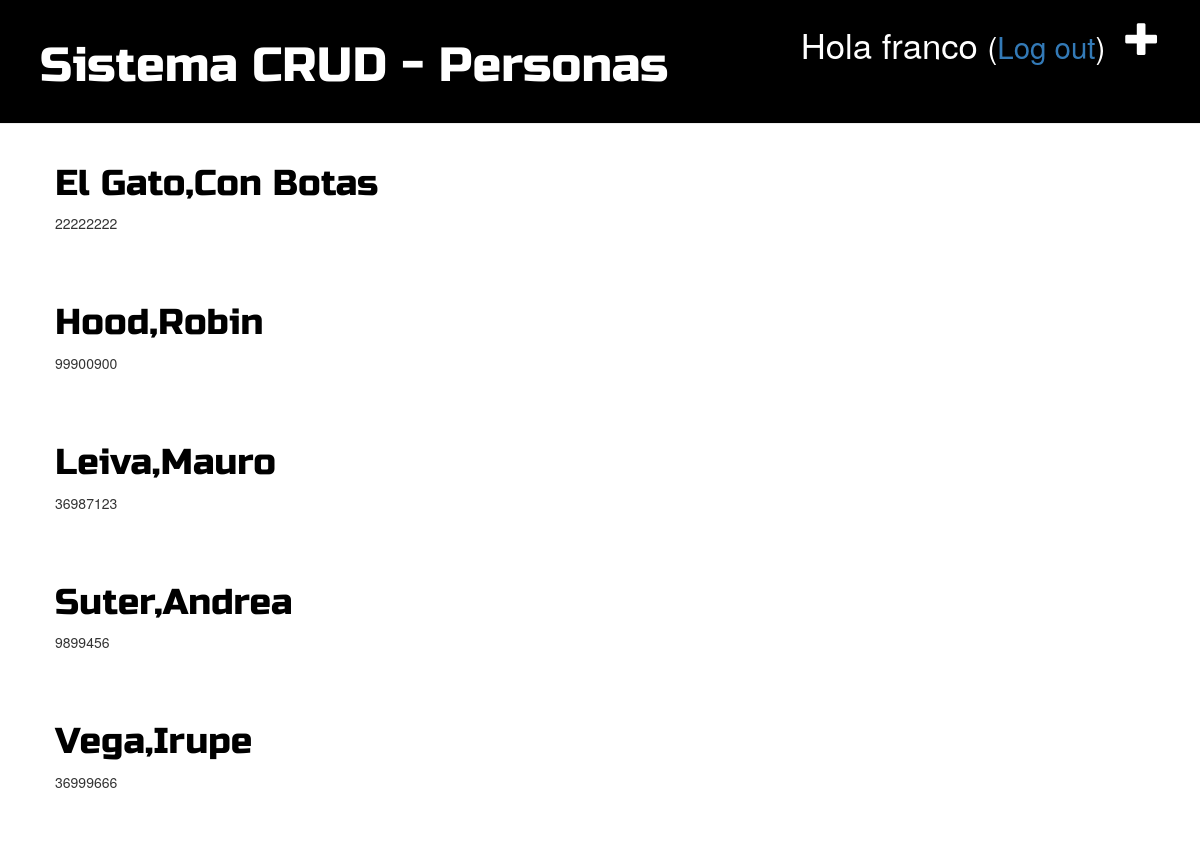
The app's page / (signed in) with its own data.
### blog/models.py (models this page shows, shortened)
class Persona(models.Model):
    author = models.ForeignKey('auth.User', on_delete=models.CASCADE)
    apellido = models.CharField(max_length=100)
    nombre = models.CharField(max_length=100)
    dni = models.CharField(max_length=100)
    domicilio = models.CharField(max_length=200)
    fechaDeNacimiento = models.DateField()
    fechaDeAlta = models.DateTimeField(default=timezone.now)

### blog/views.py (the view)
# urls.py: path('', views.post_list, name='post_list'),
def post_list(request):
    personas = Persona.objects.all().order_by('apellido')
    return render(request, 'blog/post_list.html', {'personas': personas})

### blog/templates/blog/post_list.html
{% extends 'blog/base.html' %}
{% block content %}
     {% for persona in personas %}
        <div class="post">
            <h1><a href="{% url 'post_detail' pk=persona.pk %}">{{ persona.apellido }},{{ persona.nombre}}</a></h1>
            <p>{{ persona.dni}}</p>
        </div>
    {% endfor %}
{% endblock %}

### blog/templates/blog/base.html (shortened to what this page needs)
{% load static %}
<head>
    <link rel="stylesheet" href="//maxcdn.bootstrapcdn.com/bootstrap/3.2.0/css/bootstrap.min.css">
    <link rel="stylesheet" href="//maxcdn.bootstrapcdn.com/bootstrap/3.2.0/css/bootstrap-theme.min.css">
    <link rel="stylesheet" href="{% static 'css/blog.css' %}">
</head>
<body>
    <div class="page-header">
        {% if user.is_authenticated %}
            <a href="{% url 'post_new' %}" class="top-menu"><span class="glyphicon glyphicon-plus"></span></a>
            <p class="top-menu">Hola {{ user.username }} <small>(<a href="{% url 'logout' %}">Log out</a>)</small></p>
        {% else %}
             <a href="{% url 'login' %}" class="top-menu"><span class="glyphicon glyphicon-lock"></span></a>
        {% endif %}
        <h1><a href="/">Sistema CRUD - Personas</a></h1>
    </div>
    <div class="content container">
        <div class="row">
            <div class="col-md-8">
            {% block content %}
            {% endblock %}
            </div>
        </div>
    </div>
</body>

### blog/static/css/blog.css (style rules this page uses)
.page-header { background-color: #000000; margin-top: 0; padding: 20px 20px 20px 40px; }
.page-header h1, .page-header h1 a, .page-header h1 a:visited, .page-header h1 a:active { color: #ffffff; font-size: 36pt; text-decoration: none; }
.content { margin-left: 40px; }
h1, h2, h3, h4 { font-family: 'Russo One', sans-serif; }
.top-menu, .top-menu:hover, .top-menu:visited { color: #ffffff; float: right; font-size: 26pt; margin-right: 20px; }
.post { margin-bottom: 70px; }
.post h1 a, .post h1 a:visited { color: #000000; }

### records on screen
Persona: apellido "El Gato", nombre "Con Botas", dni "22222222"
Persona: apellido "Hood", nombre "Robin", dni "99900900"
Persona: apellido "Leiva", nombre "Mauro", dni "36987123"
Persona: apellido "Suter", nombre "Andrea", dni "9899456"
Persona: apellido "Vega", nombre "Irupe", dni "36999666"

### other values on screen
{{ user.username }} "franco"
